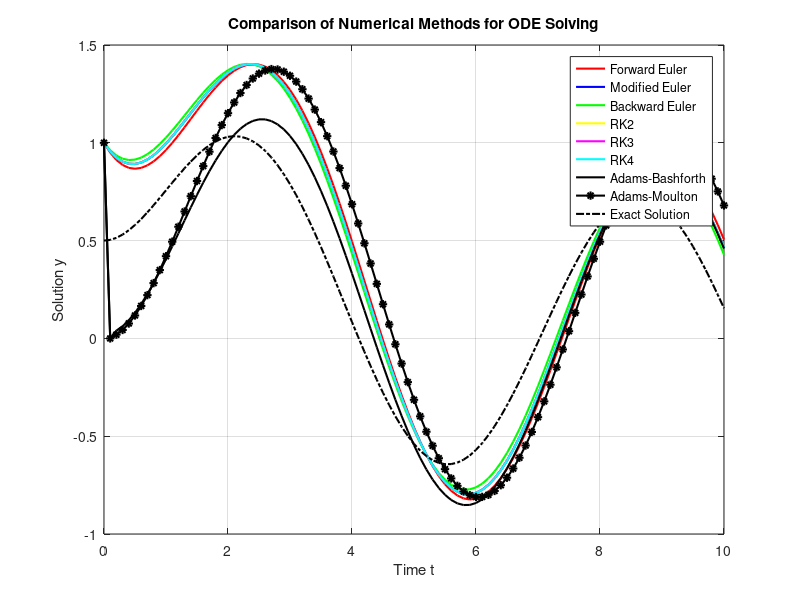

Here is the MATLAB script that generated this plot:
h = 0.1;
T = 10;
t = 0:h:T;
N = length(t);

y_exact = zeros(1, N);
y_FE = zeros(1, N); % Forward Euler
y_ME = zeros(1, N); % Modified Euler
y_BE = zeros(1, N); % Backward Euler
y_RK2 = zeros(1, N); % Runge-Kutta 2nd order
y_RK3 = zeros(1, N); % Runge-Kutta 3rd order
y_RK4 = zeros(1, N); % Runge-Kutta 4th order
y_AB2 = zeros(1, N); % Adams-Bashforth 2-step
y_AM2 = zeros(1, N); % Adams-Moulton 2-step

y0 = 1;
y_FE(1) = y0;
y_ME(1) = y0;
y_BE(1) = y0;
y_RK2(1) = y0;
y_RK3(1) = y0;
y_RK4(1) = y0;
y_AB2(1) = y0;
y_AM2(1) = y0;

f = @(y, t) -0.5*y + sin(t);

% Forward Euler
for i = 1:N-1
    y_FE(i+1) = y_FE(i) + h * f(y_FE(i), t(i));
end

% Modified Euler
for i = 1:N-1
    y_predictor = y_ME(i) + h * f(y_ME(i), t(i));
    y_ME(i+1) = y_ME(i) + (h/2) * (f(y_ME(i), t(i)) + f(y_predictor, t(i+1)));
end

% Backward Euler
for i = 1:N-1
    y_BE(i+1) = (y_BE(i) + h * sin(t(i+1))) / (1 + 0.5*h);
end

% Runge-Kutta 2nd Order (Midpoint Method)
for i = 1:N-1
    k1 = h * f(y_RK2(i), t(i));
    k2 = h * f(y_RK2(i) + k1/2, t(i) + h/2);
    y_RK2(i+1) = y_RK2(i) + k2;
end

% Runge-Kutta 3rd Order
for i = 1:N-1
    k1 = h * f(y_RK3(i), t(i));
    k2 = h * f(y_RK3(i) + k1/2, t(i) + h/2);
    k3 = h * f(y_RK3(i) - k1 + 2*k2, t(i) + h);
    y_RK3(i+1) = y_RK3(i) + (k1 + 4*k2 + k3)/6;
end

% Runge-Kutta 4th Order
for i = 1:N-1
    k1 = h * f(y_RK4(i), t(i));
    k2 = h * f(y_RK4(i) + k1/2, t(i) + h/2);
    k3 = h * f(y_RK4(i) + k2/2, t(i) + h/2);
    k4 = h * f(y_RK4(i) + k3, t(i) + h);
    y_RK4(i+1) = y_RK4(i) + (k1 + 2*k2 + 2*k3 + k4)/6;
end

% Adams-Bashforth 2-Step (Explicit)
for i = 2:N-1
    y_AB2(i+1) = y_AB2(i) + h * (3/2 * f(y_AB2(i), t(i)) - 1/2 * f(y_AB2(i-1), t(i-1)));
end

% Adams-Moulton 2-Step (Implicit)
for i = 2:N-1
    y_AM2(i+1) = y_AM2(i) + h * (5/12 * f(y_AM2(i+1), t(i+1)) + 8/12 * f(y_AM2(i), t(i)) - 1/12 * f(y_AM2(i-1), t(i-1)));
end

% Exact
for i = 1:N
    y_exact(i) = exp(-0.5*t(i)) + 0.5*(sin(t(i)) - cos(t(i)));
end

figure;
plot(t, y_FE, 'r', 'LineWidth', 1.5); hold on;
plot(t, y_ME, 'b', 'LineWidth', 1.5);
plot(t, y_BE, 'g', 'LineWidth', 1.5);
plot(t, y_RK2, 'y', 'LineWidth', 1.5);
plot(t, y_RK3, 'm', 'LineWidth', 1.5);
plot(t, y_RK4, 'c', 'LineWidth', 1.5);
plot(t, y_AB2, 'k', 'LineWidth', 1.5);
plot(t, y_AM2, 'k-*', 'LineWidth', 1.5);
plot(t, y_exact, 'k-.', 'LineWidth', 1.5);
legend('Forward Euler', 'Modified Euler', 'Backward Euler', 'RK2', 'RK3', 'RK4', 'Adams-Bashforth', 'Adams-Moulton', 'Exact Solution');
xlabel('Time t');
ylabel('Solution y');
title('Comparison of Numerical Methods for ODE Solving');
grid on;

